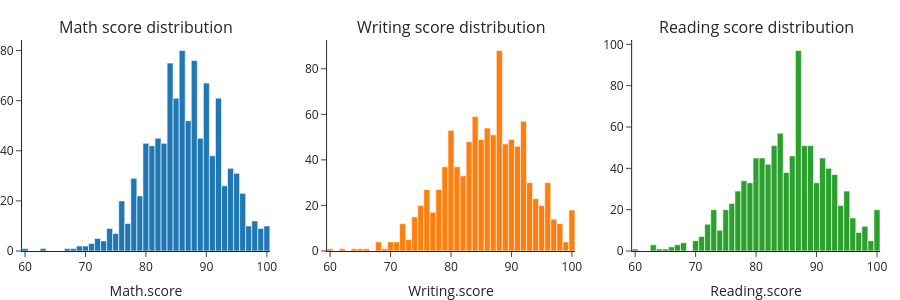

The cell this chart's notebook holds for it:
### Markdown cell above
Next, how should we deal with features with some continuous scale? Suppose we want to know what is the distribution of grades, across three differnt subjects.

We can do so py plotting a histogram of grades for each subject. We will look both at the absolute- and relative counts.
- Observe that for all three subjects we are getting a noisy bell like shape.
- Most students achieved grades around 85.
- Some students achieved very high grades, while other achieved lower grades of around 60-70.

Let us hope that the grades distribution of our course will be at least as good as these grades.


<br>Note, that unlike the separate figures used for the Pie charts, here we are using Plotly's `make_subplots` function to create all plots in a single figure.

### Code cell
fig = make_subplots(rows=1, cols=3,
                    subplot_titles=("Math score distribution", "Writing score distribution", "Reading score distribution"))

for i, label in enumerate(["math.score", "writing.score", "reading.score"]):
  fig.append_trace(go.Histogram(x=students_df[label], showlegend = False), row = 1, col = i+1)
  fig.update_xaxes(title_text=label.capitalize(), row=1, col=i+1)

fig.update_layout(height=300).show()

### Figure 1 — Plotly figure (JSON) as saved in the notebook; plotly's stock layout.template omitted (floating-point values rounded to 4 significant figures; data arrays with more than 128 entries replaced by an {"elided": "..."} marker saying what was removed)
{"data": [{"showlegend": false, "type": "histogram", "x": {"elided": "1000 float values"}, "xaxis": "x", "yaxis": "y"}, {"showlegend": false, "type": "histogram", "x": {"elided": "1000 float values"}, "xaxis": "x2", "yaxis": "y2"}, {"showlegend": false, "type": "histogram", "x": {"elided": "1000 float values"}, "xaxis": "x3", "yaxis": "y3"}], "layout": {"annotations": [{"font": {"size": 16}, "showarrow": false, "text": "Math score distribution", "x": 0.1444, "xanchor": "center", "xref": "paper", "y": 1, "yanchor": "bottom", "yref": "paper"}, {"font": {"size": 16}, "showarrow": false, "text": "Writing score distribution", "x": 0.5, "xanchor": "center", "xref": "paper", "y": 1, "yanchor": "bottom", "yref": "paper"}, {"font": {"size": 16}, "showarrow": false, "text": "Reading score distribution", "x": 0.8556, "xanchor": "center", "xref": "paper", "y": 1, "yanchor": "bottom", "yref": "paper"}], "height": 300, "xaxis": {"anchor": "y", "domain": [0, 0.2889], "title": {"text": "Math.score"}}, "xaxis2": {"anchor": "y2", "domain": [0.3556, 0.6444], "title": {"text": "Writing.score"}}, "xaxis3": {"anchor": "y3", "domain": [0.7111, 1], "title": {"text": "Reading.score"}}, "yaxis": {"anchor": "x", "domain": [0, 1]}, "yaxis2": {"anchor": "x2", "domain": [0, 1]}, "yaxis3": {"anchor": "x3", "domain": [0, 1]}}}
